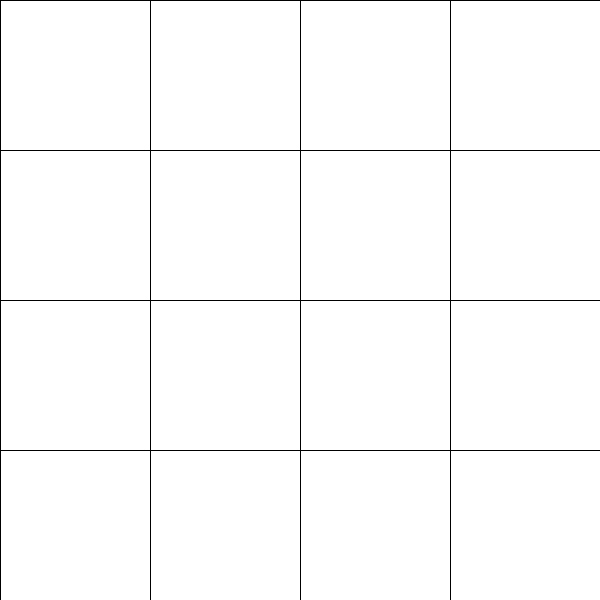
Frame 1 (no input)
Frame 60 (the mouse pressed at the canvas centre just before this capture): identical to frame 1, image omitted
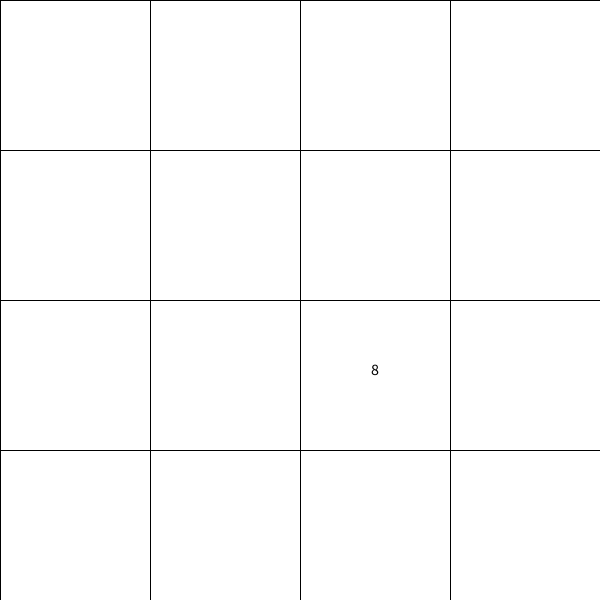
Frame 120 (the mouse held since frame 60 and released just before this capture)

The Processing sketch that drew these frames (run headless with seeded random() and noise(); from frame 60 on, the mouse is pressed at the canvas centre):

// Processing sketch: JOGO_DA_MEMORIA
// ── JOGO_DA_MEMORIA.pde
int [][] values = {{ 1, 2, 3, 4 }, { 1, 2, 3, 4 }, { 5, 6, 7, 8 }, { 5, 6, 7, 8 }};

int [][] cartas = new int[4][4]; // inicializei a matriz cartas, dizendo o tamanho dos vetores e elementos
boolean [][] tahVisivel = new boolean[4][4];
int [] cartasEscolhidas = new int[2];
int [] escolhida = new int[4];
int tamanho;

void setup() {
  size(600,600);
  tamanho = width/ cartas.length;

  embaralha(values[0]); // embaralhando os elementos dentro do vetor 0
  embaralha(values[1]); // embaralhando os elementos dentro do vetor 1
  embaralha(values[2]); // embaralhando os elementos dentro do vetor 2
  embaralha(values[3]); // embaralhando os elementos dentro do vetor 3


  // Adicionando os valores nas cartas
  for (int i = 0; i < cartas.length; i++) {
    for (int j = 0; j < cartas[i].length; j++) {
      cartas[i][j] = values[i][j];

      // print(values[i][j], " ");
    }
    // println(" ");
  }
}

void draw() {
  for (int i = 0; i < cartas.length; i++) {
    for (int j = 0; j < cartas[i].length; j++) {
      fill(255);
      square(i * tamanho, j * tamanho, tamanho);
    }
  }

  for (int i = 0; i < tahVisivel.length; i++) {
    for (int j = 0; j < tahVisivel[i].length; j++) {
      if (tahVisivel[i][j]) fill(0);
      else fill(255);
      textAlign(CENTER);
      textSize(16);
      text(cartas[i][j], i * tamanho + tamanho / 2, j * tamanho + tamanho / 2);
    }
  }
}

void mousePressed() {
  if (cartasEscolhidas[0] == 0) {
    escolhida[0] = mouseX / tamanho;
    escolhida[1] = mouseY / tamanho;

    cartasEscolhidas[0] = values[escolhida[0]][escolhida[1]];
    tahVisivel[escolhida[0]][escolhida[1]] = true;
  } else {
    escolhida[2] = mouseX / tamanho;
    escolhida[3] = mouseY / tamanho;

    if (escolhida[0] != escolhida[2] || escolhida[1] != escolhida[3]) {
      cartasEscolhidas[1] = values[escolhida[2]][escolhida[3]];
      tahVisivel[escolhida[2]][escolhida[3]] = true;
      checandoAsCartas();
    }
  }
}

// Checando se os valores são os mesmos
void checandoAsCartas() {
  if (cartasEscolhidas[0] != cartasEscolhidas[1]) {
    tahVisivel[escolhida[0]][escolhida[1]] = false;
    tahVisivel[escolhida[2]][escolhida[3]] = false;
  }

  // Recolocando 0, caso não seja
  cartasEscolhidas[0] = 0;
  cartasEscolhidas[1] = 0;
  escolhida[0] = 0;
  escolhida[1] = 0;
  escolhida[2] = 0;
  escolhida[3] = 0;
}

// Embaralhando o Array
int [] embaralha (int [] cardValues) {
  int quant = cardValues.length; // indicando a quantidade dos vetores

  while (quant > 1) {
    int embaralha1 = (int) random(quant--), tmp = cardValues[quant];
    cardValues[quant] = cardValues[embaralha1];
    cardValues[embaralha1] = tmp;
  }

  return cardValues;
}
